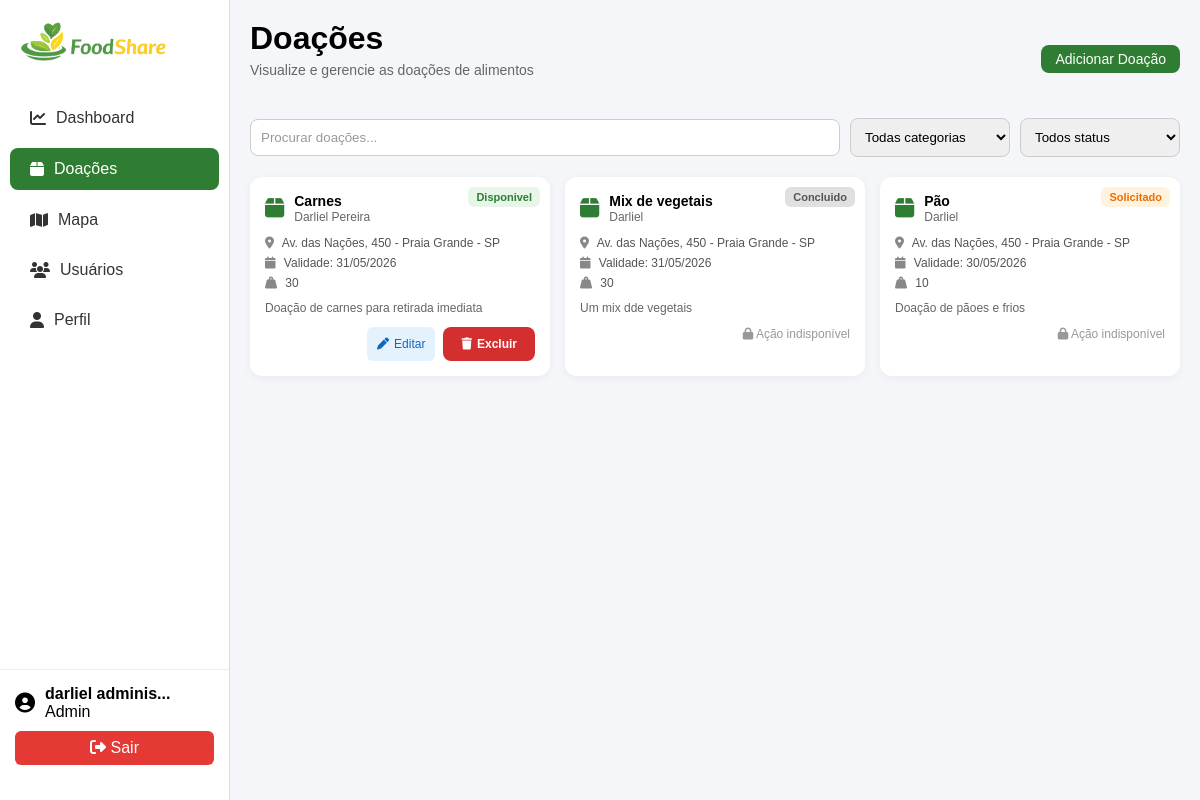
The app's page /View/doacoes.php (signed in) with its own data.
### tables this page shows
CREATE TABLE `doacoes` (
  `id` int(11) NOT NULL,
  `doador_id` int(11) NOT NULL,
  `descricao` text DEFAULT NULL,
  `tipo_alimento` varchar(100) DEFAULT NULL,
  `quantidade` int(11) NOT NULL,
  `data_disponivel` date DEFAULT NULL,
  `status` varchar(50) DEFAULT 'disponivel',
  `endereco` varchar(255) DEFAULT NULL,
  `origem` varchar(100) DEFAULT NULL,
  `peso` varchar(50) DEFAULT NULL,
  `receptor_id` int(11) DEFAULT NULL
);

### Model/Doacao.php (called while the page is built, shortened)
<?php
class Doacao {
    public function listarDoacoes() {
        $conexao = new ConexaoBD();
        $pdo = $conexao->conectar();
        $stmt = $pdo->prepare("SELECT * FROM doacoes ORDER BY id DESC");
        $stmt->execute();
        return $stmt->fetchAll(PDO::FETCH_ASSOC);
    }
}
?>

### includes/components/cards_doacao.php (the view, shortened to what this page needs)
<?php
$tipoUsuario = strtolower($_SESSION['user']['tipo'] ?? '');
$meuId = $_SESSION['user']['id'] ?? 0;
$isAdmin = ($tipoUsuario === 'admin');
$isDoador = ($tipoUsuario === 'doador');
$isReceptor = ($tipoUsuario === 'instituicao');
$podeEditarExcluir = ($isAdmin || $isDoador) && $doacao['status'] === 'disponivel';
$podeSolicitar = $isReceptor && $doacao['status'] === 'disponivel';
$podeConfirmar = $isReceptor && $doacao['status'] === 'solicitado' && $doacao['receptor_id'] == $meuId;
?>
<div
    class="card-doacao"
    data-titulo="<?= htmlspecialchars(strtolower($doacao['titulo'])) ?>"
    data-origem="<?= htmlspecialchars(strtolower($doacao['origem'])) ?>"
    data-status="<?= $doacao['status'] ?>"
    data-categoria="<?= $doacao['categoria'] ?? '' ?>"
>
    <span class="status <?= $doacao['status'] ?>">
        <?= ucfirst($doacao['status']) ?>
    </span>
    <div class="card-top">
        <i class="fa-solid fa-box"></i>
        <div>
            <strong><?= htmlspecialchars($doacao['titulo']) ?></strong>
            <p><?= htmlspecialchars($doacao['origem']) ?></p>
        </div>
    </div>
    <div class="card-info">
        <p><i class="fa-solid fa-location-dot"></i> <?= htmlspecialchars($doacao['endereco']) ?></p>
        <p><i class="fa-solid fa-calendar"></i> Validade: <?= htmlspecialchars($doacao['validade']) ?></p>
        <p><i class="fa-solid fa-weight-hanging"></i> <?= htmlspecialchars($doacao['peso']) ?></p>
        <p class="descricao"><?= htmlspecialchars($doacao['descricao']) ?></p>
    </div>
    <div class="card-actions">
        <?php if ($podeEditarExcluir): ?>
            <button
                type="button"
                class="btn-edit"
                data-id="<?= $doacao['id'] ?>"
                data-titulo="<?= htmlspecialchars($doacao['titulo']) ?>"
                data-descricao="<?= htmlspecialchars($doacao['descricao']) ?>"
                data-peso="<?= htmlspecialchars($doacao['peso']) ?>"
                data-validade="<?= htmlspecialchars($doacao['validade']) ?>"
            >
                <i class="fa-solid fa-pen"></i> Editar
            </button>
            <a
                href="../Controller/ExcluirDoacaoController.php?id=<?= $doacao['id'] ?>"
                class="btn-delete"
                onclick="return confirm('Tem certeza que deseja excluir esta doação?')"
                style="text-decoration: none;"
            >
                <i class="fa-solid fa-trash"></i> Excluir
            </a>
        <?php else: ?>
            <span style="font-size: 12px; color: #999;">
                <i class="fa-solid fa-lock"></i> Ação indisponível
            </span>
        <?php endif; ?>
    </div>
</div>

### View/doacoes.php (shortened to what this page needs)
<?php
require '../Model/Doacao.php';
$model = new Doacao();
$doacoesBanco = $model->listarDoacoes();
$doacoes = [];
foreach ($doacoesBanco as $d) {
    $dataValidade = !empty($d['data_disponivel']) ? date('d/m/Y', strtotime($d['data_disponivel'])) : 'Não informada';
    $textoCompleto = $d['descricao'] ?? '';
    $partes = explode(' - ', $textoCompleto, 2);
    if (count($partes) > 1) {
        $tituloCard = trim($partes[0]);
        $descricaoCard = trim($partes[1]);
    } else {
        $tituloCard = ucfirst($d['tipo_alimento'] ?? 'Alimento');
        $descricaoCard = $textoCompleto;
    }
    $doacoes[] = [
        'id'        => $d['id'],
        'titulo'    => $tituloCard,
        'origem'    => $d['origem'] ?? 'Desconhecido',
        'status'    => $d['status'] ?? 'disponivel',
        'categoria' => strtolower($d['tipo_alimento'] ?? ''),
        'endereco'  => $d['endereco'] ?? 'Não informado',
        'validade'  => $dataValidade,
        'peso'      => $d['peso'] ?? $d['quantidade'] . 'kg',
        'descricao' => $descricaoCard,
        'receptor_id' => $d['receptor_id'] ?? null
    ];
}
$busca = $_GET['busca'] ?? '';
$status = $_GET['status'] ?? '';
$categoria = $_GET['categoria'] ?? '';
$doacoesFiltradas = array_filter($doacoes, function($d) use ($busca, $status, $categoria) {
    $matchBusca = empty($busca) || stripos($d['titulo'], $busca) !== false || stripos($d['origem'], $busca) !== false;
    $matchStatus = empty($status) || $d['status'] === $status;
    $matchCategoria = empty($categoria) || $d['categoria'] === $categoria;
    return $matchBusca && $matchStatus && $matchCategoria;
});
$porPagina = 9;
$paginaAtual = $_GET['page'] ?? 1;
$inicio = ($paginaAtual - 1) * $porPagina;
$doacoesPaginadas = array_slice($doacoesFiltradas, $inicio, $porPagina);
?>
<!DOCTYPE html>
<html lang="pt-br">
<head>
    <link rel="stylesheet" href="../css/style.css">
    <link rel="stylesheet" href="https://cdnjs.cloudflare.com/ajax/libs/font-awesome/6.5.0/css/all.min.css">
</head>
<body>
<?php require_once '../includes/sidebar.php'; ?>
<main class="dashboard">
    <div class="top-bar">
        <div>
            <h1>Doações</h1>
            <p class="subtitle">Visualize e gerencie as doações de alimentos</p>
        </div>
        <?php if ($_SESSION['user']['tipo'] !== 'instituicao'): ?>
            <a href="nova_doacao.php" class="btn btn-register">Adicionar Doação</a>
        <?php endif; ?>
    </div>
    <?php include '../includes/components/filtros_doacoes.php'; ?>
    <div class="grid-doacoes">
        <?php if (!empty($doacoesPaginadas)): ?>
            <?php foreach ($doacoesPaginadas as $doacao): ?>
                <?php require '../includes/components/cards_doacao.php'; ?>
            <?php endforeach; ?>
        <?php else: ?>
            <p class="empty">Nenhuma doação encontrada.</p>
        <?php endif; ?>
    </div>
</main>
</body>
</html>

### includes/sidebar.php (shortened to what this page needs)
<?php
    $pagina = basename($_SERVER['PHP_SELF']);
?>
<aside class="sidebar">
    <div class="sidebar-logo">
        <div class="logo">
            <img src="../img/logo.png" alt="">
        </div>
    </div>
    <nav class="menu">
        <?php
        $tipoSidebar = $_SESSION['user']['tipo'] ?? '';
        ?>
        <?php if ($tipoSidebar === 'admin'): ?>
            <a href="dashboard.php" class="menu-item <?= $pagina == 'dashboard.php' ? 'active' : '' ?>">
                <i class="fa-solid fa-chart-line"></i>
                <span>Dashboard</span>
            </a>
        <?php endif; ?>
        <a href="doacoes.php" class="menu-item <?= $pagina == 'doacoes.php' ? 'active' : '' ?>">
            <i class="fa-solid fa-box"></i>
            <span>Doações</span>
        </a>
        <a href="mapa.php" class="menu-item <?= $pagina == 'mapa.php' ? 'active' : '' ?>">
            <i class="fa-solid fa-map"></i>
            <span>Mapa</span>
        </a>
        <?php if ($tipoSidebar === 'admin'): ?>
            <a href="usuarios.php" class="menu-item <?= $pagina == 'usuarios.php' ? 'active' : '' ?>">
                <i class="fa-solid fa-users"></i>
                <span>Usuários</span>
            </a>
        <?php endif; ?>
        <a href="perfil.php" class="menu-item <?= $pagina == 'perfil.php' ? 'active' : '' ?>">
            <i class="fa-solid fa-user"></i>
            <span>Perfil</span>
        </a>
    </nav>
    <div class="sidebar-footer">
        <div class="user-info">
            <i class="fa-solid fa-user-circle"></i>
            <div>
                <strong>
                    <?= htmlspecialchars(mb_strimwidth($_SESSION['user']['nome'] ?? 'Usuário', 0, 18, '...')); ?>
                </strong>
                <p>
                    <?= ucfirst(htmlspecialchars($_SESSION['user']['tipo'] ?? 'Visitante')); ?>
                </p>
            </div>
        </div>
        <a href="../Controller/LogoutController.php" class="btn-logout">
            <i class="fa-solid fa-right-from-bracket"></i>
            Sair
        </a>
    </div>
</aside>

### includes/components/filtros_doacoes.php (shortened to what this page needs)
<form class="filtros" id="filtroForm" method="GET" action="doacoes.php">
    <input
        type="text"
        name="busca"
        id="busca"
        placeholder="Procurar doações..."
        class="input-busca"
        value="<?= htmlspecialchars($_GET['busca'] ?? '') ?>"
    >
    <select name="categoria" id="filtroCategoria" onchange="this.form.submit()">
        <option value="">Todas categorias</option>
    </select>
    <select name="status" id="filtroStatus" onchange="this.form.submit()">
        <option value="">Todos status</option>
    </select>
</form>

### css/style.css (style rules this page uses)
* { margin: 0; padding: 0; box-sizing: border-box; }
body { font-family: Arial, Helvetica, sans-serif; background-color: #f2f2f2; }
.logo { width: 150px; }
.logo img { display: block; width: 100%; height: auto; }
.btn { padding: 6px 14px; border-radius: 8px; text-decoration: none; font-size: 14px; margin-left: 10px; }
.btn-register { background-color: #2e7d32; color: #fff; }
.subtitle { font-size: 13px; color: #666; margin-bottom: 20px; text-align: center; }
.sidebar { width: 230px; height: 100vh; background-color: #ffffff; border-right: 1px solid #ddd; display: flex; flex-direction: column; position: fixed; left: 0; top: 0; padding-bottom: 20px; }
.sidebar-logo { display: flex; align-items: center; gap: 8px; padding: 20px; font-weight: bold; color: #2e7d32; }
.menu { display: flex; flex-direction: column; margin-top: 10px; }
.menu-item { display: flex; align-items: center; gap: 10px; padding: 12px 20px; text-decoration: none; color: #333; position: relative; overflow: hidden; transition: all 0.25s ease; }
.menu-item::before { content: ""; position: absolute; left: 0; top: 50%; transform: translateY(-50%) scaleY(0); width: 4px; height: 70%; background-color: #2e7d32; border-radius: 4px; transition: transform 0.2s ease; }
.menu-item { display: flex; align-items: center; gap: 10px; padding: 12px 20px; text-decoration: none; color: #333; position: relative; overflow: hidden; border-radius: 8px; margin: 4px 10px; transition: all 0.25s ease; }
.menu-item.active { background-color: #2e7d32; color: #fff; border-radius: 8px; margin: 5px 10px; }
.menu-item.active i { color: #fff; }
.sidebar-footer { margin-top: auto; padding: 15px; border-top: 1px solid #eee; }
.user-info { display: flex; align-items: center; gap: 10px; margin-bottom: 10px; }
.user-info i { font-size: 20px; }
.btn-logout, .btn-cancelar { display: block; text-align: center; background-color: #e53935; color: #fff; padding: 8px; border-radius: 6px; text-decoration: none; }
.status { font-size: 11px; padding: 4px 8px; border-radius: 6px; font-weight: bold; }
.status.disponivel { background-color: #e8f5e9; color: #2e7d32; }
.status.solicitado { background-color: #fff3e0; color: #ef6c00; }
.status.concluido { background-color: #e0e0e0; color: #555; }
body { background-color: #f5f6fa; }
.dashboard { margin-left: 230px; padding: 20px; width: calc(100% - 230px); box-sizing: border-box; }
.dashboard h1 { margin-bottom: 5px; }
.dashboard .subtitle { margin-bottom: 20px; color: #666; font-size: 14px; text-align: left; }
.card-doacao { background: #fff; border-radius: 12px; padding: 15px; box-shadow: 0 2px 8px rgba(0,0,0,0.05); display: flex; flex-direction: column; gap: 12px; position: relative; }
.card-doacao .status { position: absolute; top: 10px; right: 10px; font-size: 11px; padding: 4px 8px; border-radius: 6px; font-weight: bold; }
.card-top { display: flex; align-items: center; gap: 10px; }
.card-top i { font-size: 22px; color: #2e7d32; }
.card-top strong { font-size: 14px; }
.card-top p { font-size: 12px; color: #666; }
.card-info { font-size: 12px; color: #555; display: flex; flex-direction: column; gap: 6px; }
.card-info i { margin-right: 5px; color: #888; }
.descricao { margin-top: 5px; color: #666; }
.card-actions { display: flex; justify-content: flex-end; }
.btn-delete { background-color: #e53935; color: #fff; border: none; padding: 6px 10px; border-radius: 6px; cursor: pointer; font-size: 12px; display: flex; align-items: center; gap: 5px; }
.btn-edit { background-color: #e3f2fd; color: #1565c0; border: none; padding: 6px 10px; border-radius: 6px; font-size: 12px; text-decoration: none; display: flex; align-items: center; gap: 5px; margin-right: 8px; }
.top-bar { display: flex; justify-content: space-between; align-items: center; margin-bottom: 20px; }
.filtros { display: flex; align-items: center; gap: 10px; margin-bottom: 20px; flex-wrap: wrap; }
.input-busca { flex: 1; min-width: 250px; padding: 10px; border-radius: 8px; border: 1px solid #ccc; }
.input-busca::placeholder { color: #999; }
.filtros select { padding: 10px; border-radius: 8px; border: 1px solid #ccc; min-width: 160px; }
.grid-doacoes { display: grid; grid-template-columns: repeat(3, 1fr); gap: 15px; }
.btn-delete { background-color: #d32f2f; color: #fff; padding: 10px 18px; border-radius: 8px; font-weight: bold; font-size: 12px; cursor: pointer; transition: 0.3s; border: none; }

### records on screen
doacoes: status "Disponivel", titulo "Carnes", origem "Darliel Pereira", endereco "Av. das Nações, 450 - Praia Grande - SP", validade "31/05/2026", peso "30", descricao "Doação de carnes para retirada imediata"
doacoes: status "Concluido", titulo "Mix de vegetais", origem "Darliel", endereco "Av. das Nações, 450 - Praia Grande - SP", validade "31/05/2026", peso "30", descricao "Um mix dde vegetais", shows "Ação indisponível"
doacoes: status "Solicitado", titulo "Pão", origem "Darliel", endereco "Av. das Nações, 450 - Praia Grande - SP", validade "30/05/2026", peso "10", descricao "Doação de pãoes e frios", shows "Ação indisponível"

### other values on screen
mb_strimwidth($_SESSION['user']['nome'] ?? 'Usuário', 0, 18, '...') "darliel adminis..."
$_SESSION['user']['tipo'] "Admin"
